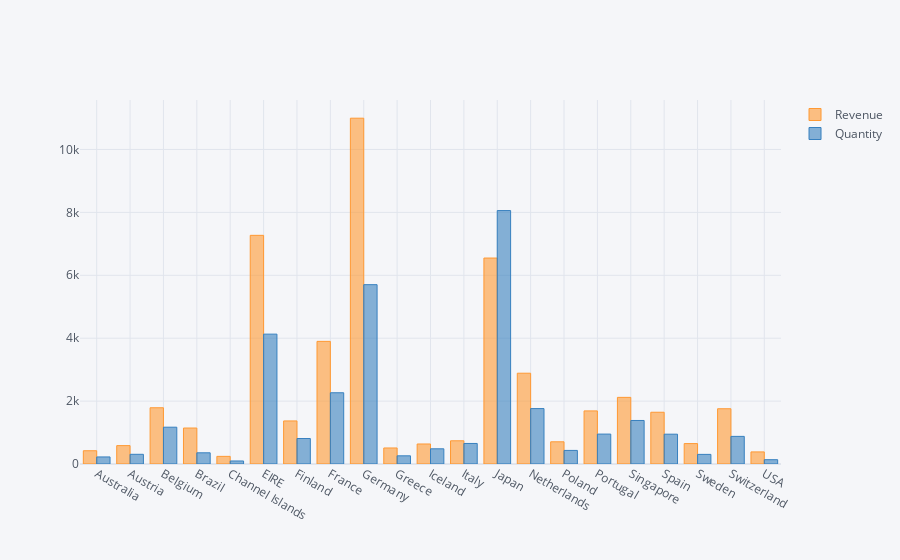

Notebook code cell kept with this figure:
### Code cell
(data1[data1["month"]==4][data1["year"]==2011].groupby("Country").sum()[["Revenue", "Quantity"]]).iplot(kind = "bar")

### Figure 1 — Plotly figure (JSON) as saved in the notebook; plotly's stock layout.template omitted (floating-point values rounded to 4 significant figures)
{"data": [{"marker": {"color": "rgba(255, 153, 51, 0.6)", "line": {"color": "rgba(255, 153, 51, 1.0)", "width": 1}}, "name": "Revenue", "orientation": "v", "text": "", "type": "bar", "x": ["Australia", "Austria", "Belgium", "Brazil", "Channel Islands", "EIRE", "Finland", "France", "Germany", "Greece", "Iceland", "Italy", "Japan", "Netherlands", "Poland", "Portugal", "Singapore", "Spain", "Sweden", "Switzerland", "USA"], "y": [421.6, 584.8, 1788.0, 1144.0, 243.0, 7270.0, 1369.0, 3899.0, 10990.0, 509.7, 636.2, 737.8, 6549.0, 2887.0, 705.8, 1688.0, 2119.0, 1646.0, 649.1, 1757.0, 383.9]}, {"marker": {"color": "rgba(55, 128, 191, 0.6)", "line": {"color": "rgba(55, 128, 191, 1.0)", "width": 1}}, "name": "Quantity", "orientation": "v", "text": "", "type": "bar", "x": ["Australia", "Austria", "Belgium", "Brazil", "Channel Islands", "EIRE", "Finland", "France", "Germany", "Greece", "Iceland", "Italy", "Japan", "Netherlands", "Poland", "Portugal", "Singapore", "Spain", "Sweden", "Switzerland", "USA"], "y": [224, 308, 1170, 356, 96, 4129, 810, 2265, 5702, 260, 483, 653, 8058, 1762, 432, 951, 1384, 948, 306, 878, 137]}], "layout": {"legend": {"bgcolor": "#F5F6F9", "font": {"color": "#4D5663"}}, "paper_bgcolor": "#F5F6F9", "plot_bgcolor": "#F5F6F9", "title": {"font": {"color": "#4D5663"}}, "xaxis": {"gridcolor": "#E1E5ED", "showgrid": true, "tickfont": {"color": "#4D5663"}, "title": {"font": {"color": "#4D5663"}, "text": ""}, "zerolinecolor": "#E1E5ED"}, "yaxis": {"gridcolor": "#E1E5ED", "showgrid": true, "tickfont": {"color": "#4D5663"}, "title": {"font": {"color": "#4D5663"}, "text": ""}, "zerolinecolor": "#E1E5ED"}}}
